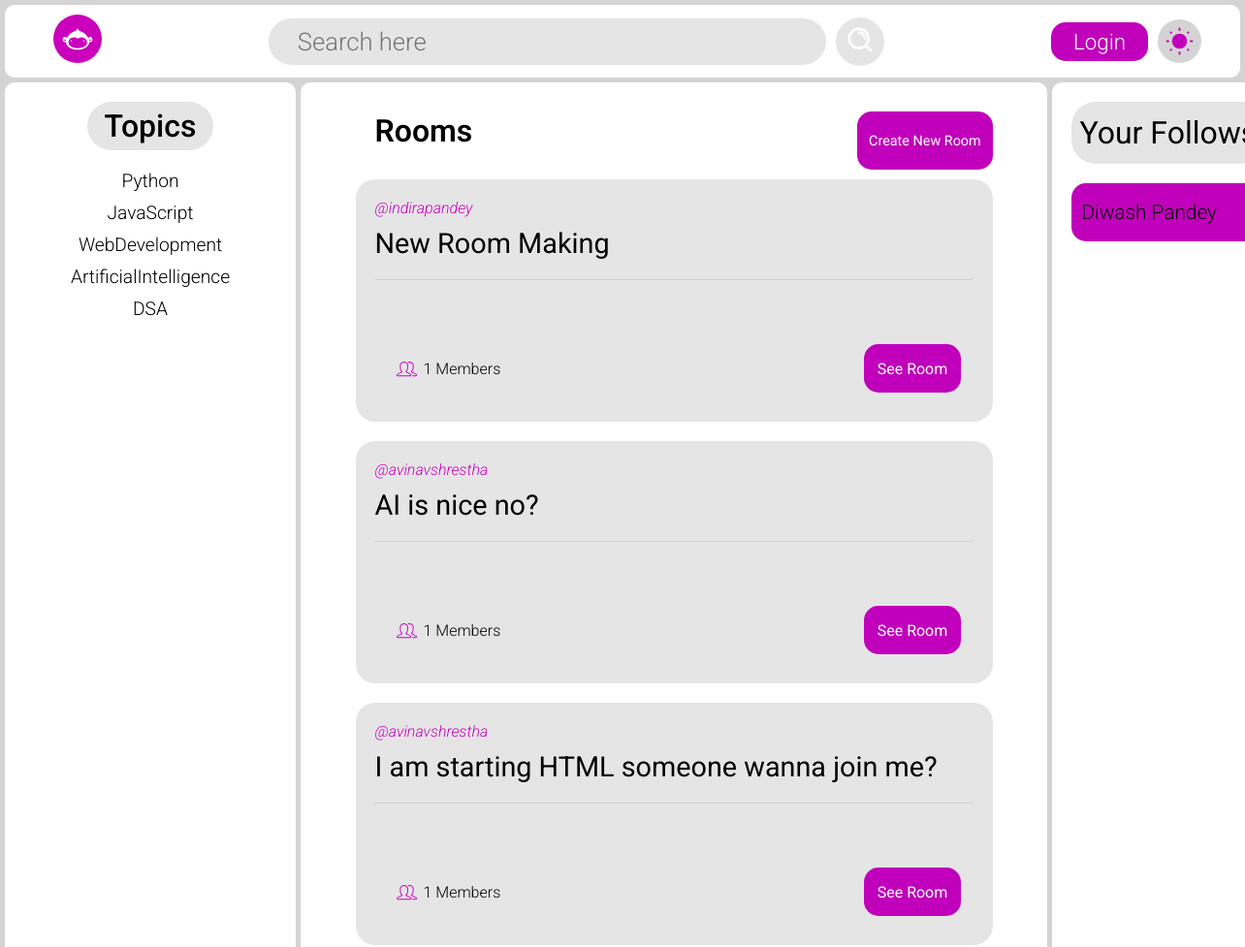
Before: / (upper part) with the older database file.
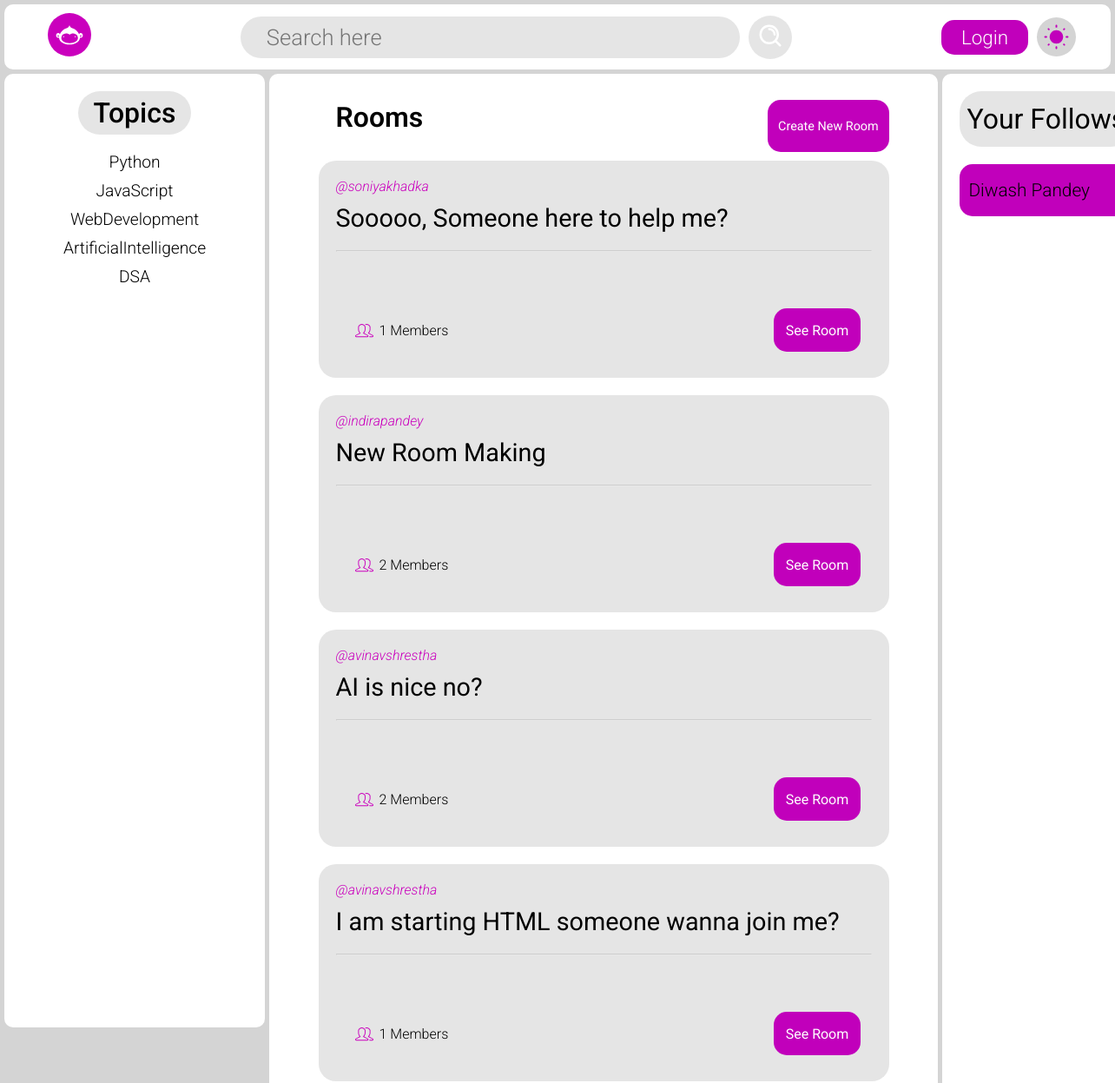
After: the same page with the newer database file.
### rooms/models.py (models this page shows, shortened)
class Topic(models.Model):
    topic = models.CharField(max_length = 40)

class Room(models.Model):
    topic = models.ForeignKey(Topic, on_delete = models.CASCADE)
    host = models.ForeignKey(User, on_delete = models.CASCADE, related_name="room_host")
    discription = models.TextField()
    members = models.ManyToManyField(User, related_name="room_members")

### accounts/models.py (models this page shows)
class UserAccount(AbstractUser):
    full_name = models.CharField(max_length=100, blank=True, null=True)
    profile_pic = models.ImageField(upload_to="profile_photo/", default="default_profile_photo.jpg")
    location = models.CharField(max_length = 256, blank=True)
    age = models.IntegerField(blank=True,  null=True)
    bio = models.TextField(blank=True, null=True)
    following = models.ManyToManyField('self', blank=True, related_name="followers", symmetrical=False)

### home/views.py (the view)
# urls.py: path('', views.gethomepage, name='homepage'),
def gethomepage(request):
    rooms = Room.objects.all().order_by("-id")
    topics = Topic.objects.all()
    return render(request, 'home/home.html', {"rooms":rooms, "topics":topics})

### home/templates/home/home.html (shortened to what this page needs)
{% extends 'base.html' %}
{% load static %}
{% block stylesheet %}
<link rel="stylesheet" href="{% static 'css/home.css' %}" />
{% endblock %}
{% block content %}
{% include "header_with_search.html" %}
<main>
  <div class="topics_box">
    <h2 class='center'>Topics</h2>
    <ul class="topics">
      {% for topic_name in topics %}
      <li>
        <a href="?={{ topic_name.topic }}">{{ topic_name.topic }}</a>
      </li>
      {% endfor %}
    </ul>
  </div>
  <div class="main_container">
    <div class="main_container_header">
      <h1>Rooms</h1>
      <a href="{% url 'createroompage' %}" class="create_room_button center">Create New Room</a>
    </div>
    {% for room in rooms %}
    <div class="room_card">
      <a href="{% url 'profilepage' %}?profile={{ room.host.username }}" class="room_host">@{{ room.host.username }}</a>
      <p class="room_discription">{{ room.discription }}</p>
      <hr />
      <div class="room_card_footer">
        <p class="room_member_count"><img src="{% static 'equipments/website_icons/homepage/members.svg' %}" alt="members icon" class="members_logo">{{ room.members.all.count }} Members</p>
        <a href="{% url 'roompage' room.id %}" class="see_room_button center"
          >See Room</a
        >
      </div>
    </div>
    {% endfor %}
  </div>
  <div class="friends_box">
    <h2 class="center">Your Follows</h2>
    <ul class="friends_list">
      <li class="friend">Diwash Pandey</li>
    </ul>
  </div>
</main>
{% endblock %}

Changed rows visible on the page:
added Room: host.username "soniyakhadka", discription "Sooooo, Someone here to help me?", members.all.count "1"
computed for Room "New Room Making": members.all.count "1" → "2"
computed for Room "AI is nice no?": members.all.count "1" → "2"
